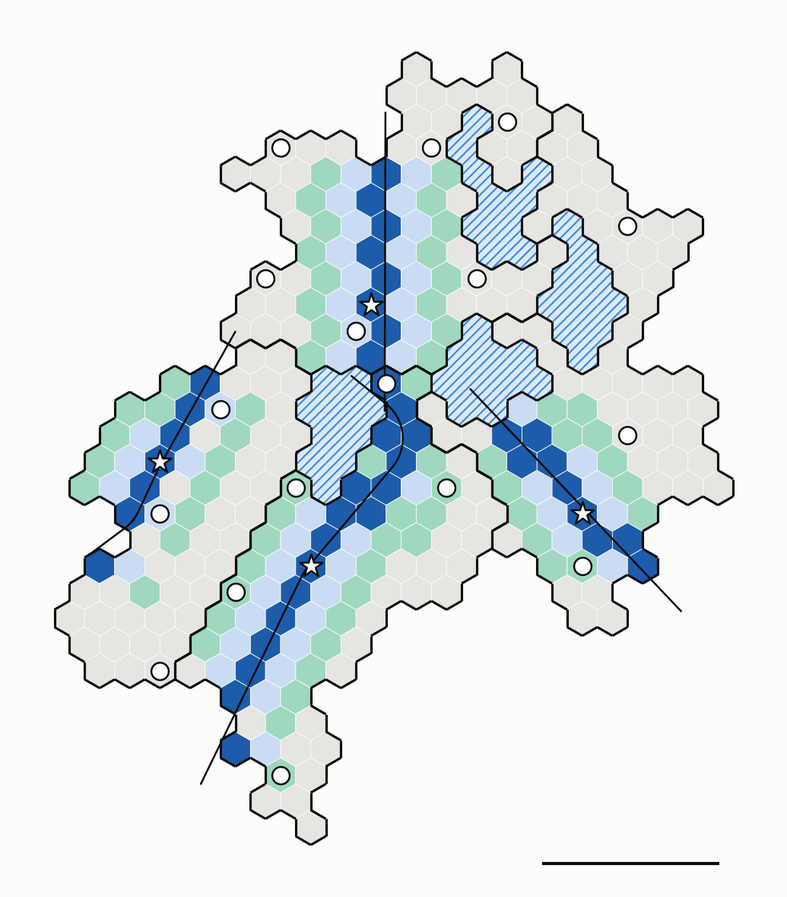
#> input picture uav-l2/docs/figures/cap80-river.png, 787 x 897 px, shrunk from 1035 x 1179 before the run
$ python make_figs.py
#> lines starting #> are read from the running program, lines starting #| are printed output that depends on the picture
"""Copy the figures of the Layer-2 technical report (CLAUDE.md §8 item 127) into figs/, so the LaTeX folder is
self-contained (e.g. for Overleaf). The MEANDER step figures are pairs of panels; each pair is split into its two
panels. Every panel is trimmed to its content. No figure carries text (item 63).

    python3 paper/l2-techreport/make_figs.py
"""
import os

import numpy as np
from PIL import Image

HERE = os.path.dirname(os.path.abspath(__file__))
FIG = os.path.join(HERE, "..", "..", "uav-l2", "docs", "figures")
OUT = os.path.join(HERE, "figs")


def box(im, pad=6):
    a = np.asarray(im.convert("RGB")).astype(int)
    ys, xs = np.nonzero(np.abs(a - a[1, 1]).sum(axis=2) > 30)
    return max(0, xs.min() - pad), max(0, ys.min() - pad), min(im.width, xs.max() + pad + 1), min(im.height, ys.max() + pad + 1)


def save(im, name, crop=None):
    im = im.crop(crop or box(im))
    im.save(os.path.join(OUT, name))
    print(f"{name}: {im.width} x {im.height}")


os.makedirs(OUT, exist_ok=True)
save(Image.open(os.path.join(FIG, "cap80-river.png")), "chord-before.png")
#> in save, `im = im.crop(crop or box(im))`:
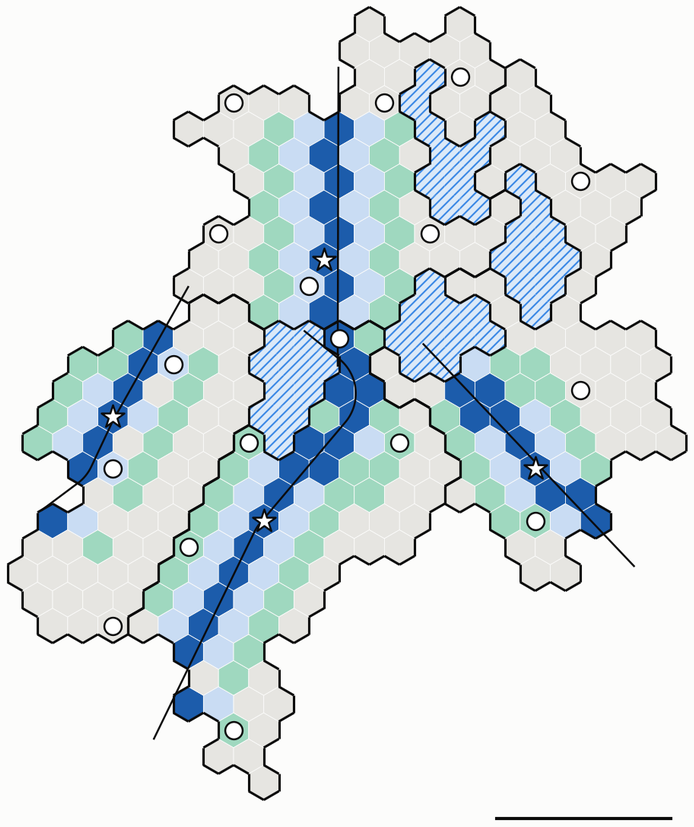
#> im: PIL image 694x827 RGBA; mean R, G, B, A 214.6, 224.7, 228.2, 255
#| chord-before.png: 694 x 827
save(Image.open(os.path.join(FIG, "cap80-c3long-river.png")), "chord-after.png")
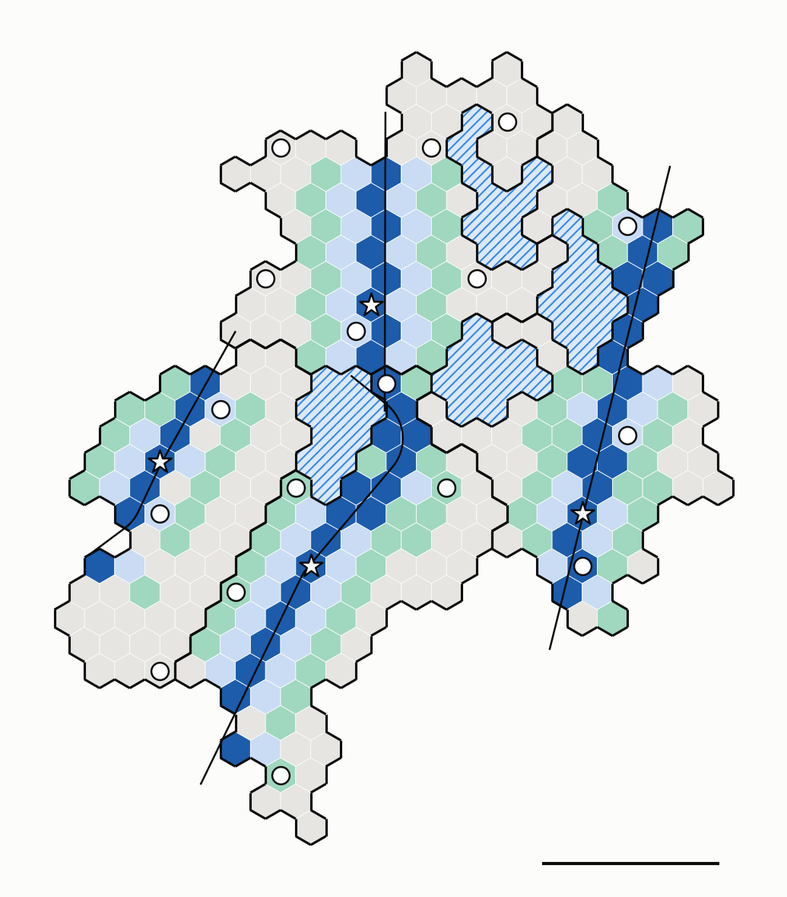
#> input picture uav-l2/docs/figures/cap80-c3long-river.png, 787 x 897 px, shrunk from 1035 x 1179 before the run
#> call 2 of save, with name = 'chord-after.png'
#> in save (call 2), `im = im.crop(crop or box(im))`:
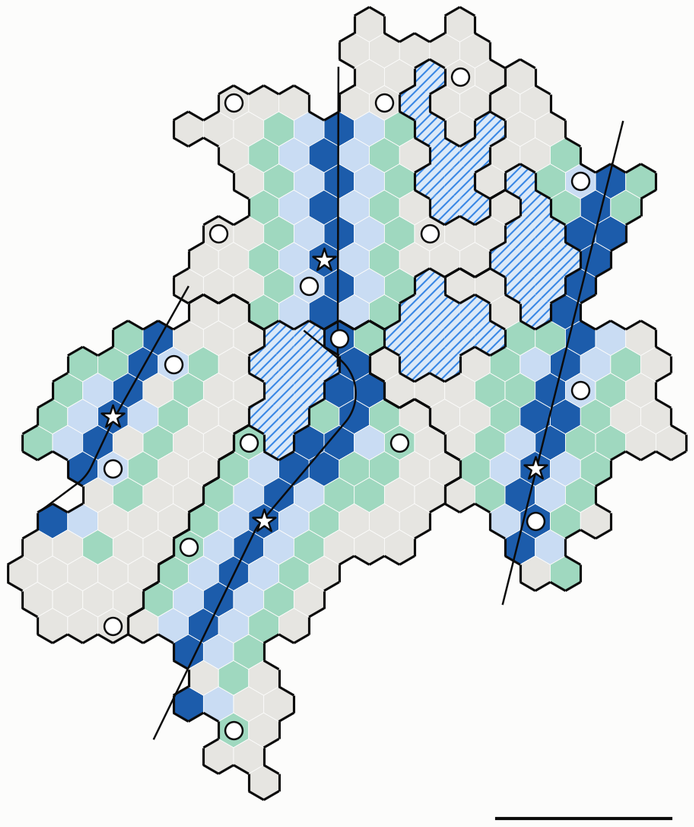
#> im: PIL image 694x827 RGBA; mean R, G, B, A 211.6, 223.1, 227.2, 255
#| chord-after.png: 694 x 827
halves = []                                       # the eight MEANDER steps, cropped alike so they share one scale
for pair in ("12", "34", "56", "78"):
#> (the run stopped early here; a loop or call above may not have finished)
